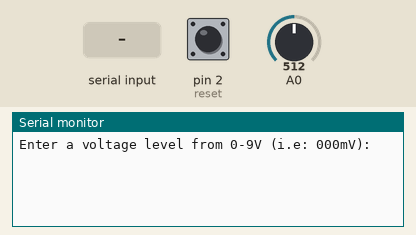
This sketch was run on a simulated Arduino Mega 2560, built with avr-gcc and run on an emulated ATmega2560. Shown: the last lines printed to the serial monitor. Inputs (shaded band) come from the test bench; at power-on: pin 2 (reset) LOW, A0 = 512.

Above: at 0.8 s.
0.9 s: "90,45\n" received over Serial
At 1.5 s:
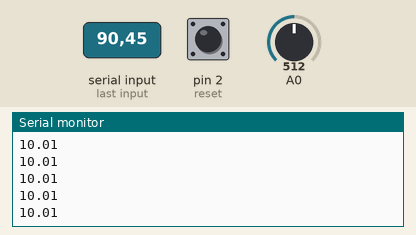
2.4 s: pin 2 (reset) pulled HIGH for 0.15 s
At 3.0 s:
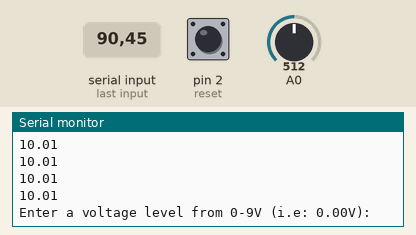
4.0 s: "30,150\n" received over Serial
At 4.9 s:
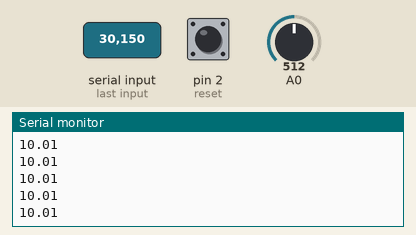
5.5 s: A0 set to 716
At 6.0 s:
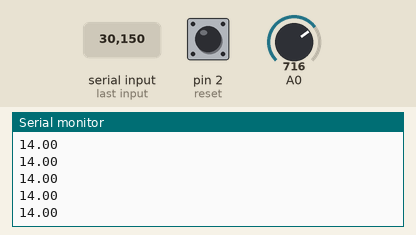
7.0 s: A0 set to 900
At 7.5 s:
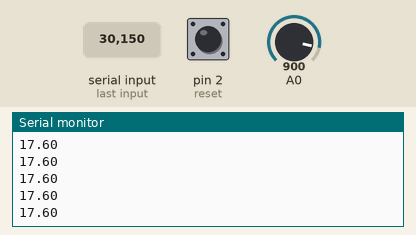
Timing chart, 0 to 9.5 s (numbered marks = the images above; inputs shaded):
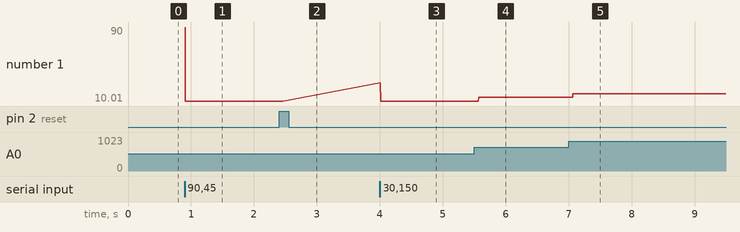

The sketch:

switchingPowerSupply.ino
```cpp
 /*
 switchingPowerSupply
 Frank Olson
 v.1
 27 October 2014
 Arduino Mega 2560 v3
 Last Update: 27 October 2014

 This Program is for Lab 9 of EE 426.

 */


 // Initialize pins
 int powerPin = 13;
 int reset = 2;

 // other variables
 const float r1 = 1500;
 const float r2 = 1000;
 int duty = 0;
 float input = 0.0;
 int resetState = 0;
 const float resFactor = 1023.0/(r2/(r1+r2));

 void setup(){
   // set pinMOde
   pinMode(powerPin, OUTPUT);
   pinMode(reset, INPUT);

   // Setup Serial and ask for input
   Serial.begin(9600);
   Serial.print("Enter a voltage level from 0-9V (i.e: 000mV): ");
   input = userDigits();
   duty = map(input,0,899,0,255);
 }

 void loop(){
   // run power supply unless user wants to change the duty cycle
   analogWrite(powerPin, duty);

   // print voltage level... need to see if this will work
   float sensor = analogRead(A0);
   float voltage = (sensor/resFactor) * (50.0);
   Serial.println(voltage);

   // Correct
   if(voltage > (input/100.0)){
     duty = duty - 1;
   }else if(voltage < (input/100.0)){
     duty = duty + 1;
   }

   // check for reset button
   resetState = digitalRead(reset);
   if(resetState == HIGH){
     changeDuty();
   }
 }

 // function for changing the Duty Cycle
 void changeDuty(){
   Serial.println();
   Serial.print("Enter a voltage level from 0-9V (i.e: 0.00V): ");
   duty = map(userDigits(),0,900,0,255);
 }

 // function for gathering user input
 unsigned int userDigits(){
   // initialize variable
   int value;

   // setup buffer for multiple digits in user response
   char buffer[] = {' ',' ',' ',' ',' ',' ',' '}; // Receive up to 7

   // wait for input
   while(!Serial.available());

   // get user input and convert to int
   Serial.readBytesUntil('\n', buffer, 7);

   value = int(atoi(buffer));
   Serial.print(value);
   Serial.println();

   // return converted input
   return value;
 }
```

Measured:
- after the input at 0.9 s, the serial monitor: prints a new line at once (image 1)
- after the input at 2.4 s, the serial monitor: prints a new line after 0.07 s (image 2)
- after the input at 4.0 s, the serial monitor: prints a new line at once (image 3)
- after the input at 5.5 s, the serial monitor: prints a new line after 0.07 s (image 4)
- after the input at 7.0 s, the serial monitor: prints a new line after 0.07 s (image 5)
- plotted number 1: 10.01 → 14 after the input at 5.5 s, 14 → 17.6 after the input at 7.0 s
